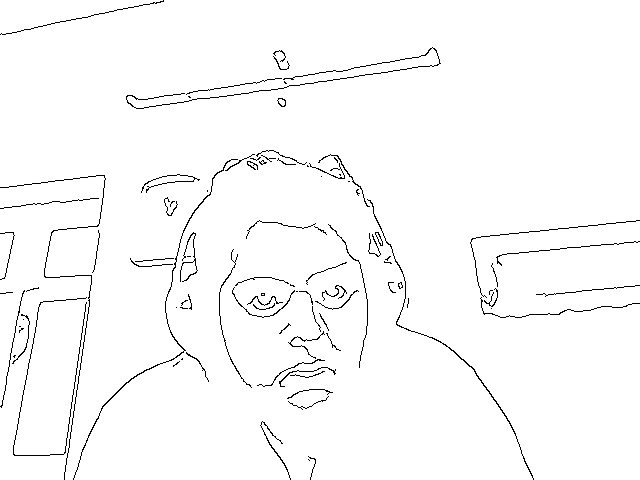
#> input picture Saved Sketches/Sketch1.jpg, 640 x 480 px, given in place of the camera
$ python sketchIt.py
#> lines starting #> are read from the running program, lines starting #| are printed output that depends on the picture
#> further down, image_frame is the input picture: shape (480, 640, 3); min 0, max 255, mean 249.4
# -*- coding: utf-8 -*-
"""
Created on Sat Jun  9 12:37:40 2018

@author: yatheen!
"""
"""Import Necessary Packages """
import cv2
import numpy as np
import os
import time
import matplotlib.pyplot as plt

def sketchIt(image):

    """Step 1 : Remove noise using image denoising"""

    image = cv2.fastNlMeansDenoisingColored( image , None , 10,10,7,21)

    """Step 2 : Convert the input image into grapyscale image
                This makes the processing faster """
    image = cv2.cvtColor(image , cv2.COLOR_BGR2GRAY)
#> image: shape (480, 640)

    """Step 3 : Gaussian blur to improvise and remove noise further """

    image = cv2.GaussianBlur(image , (5,5) , 0)
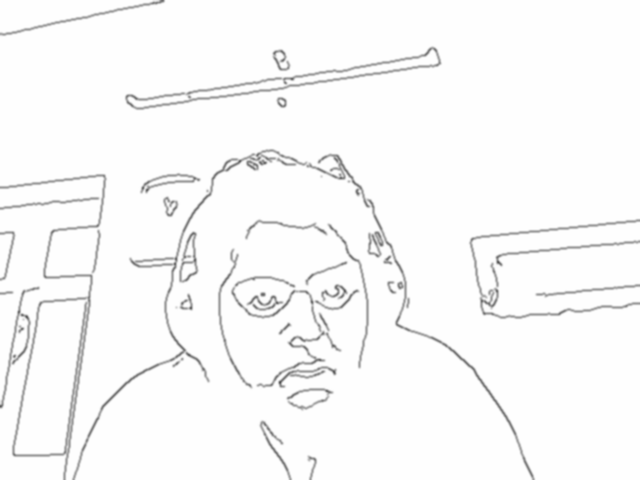
#> image: shape (480, 640); min 88, max 254, mean 248.5

    """Step 4 : Edge Detection """

    alteredImage = cv2.Canny(image,10,70)
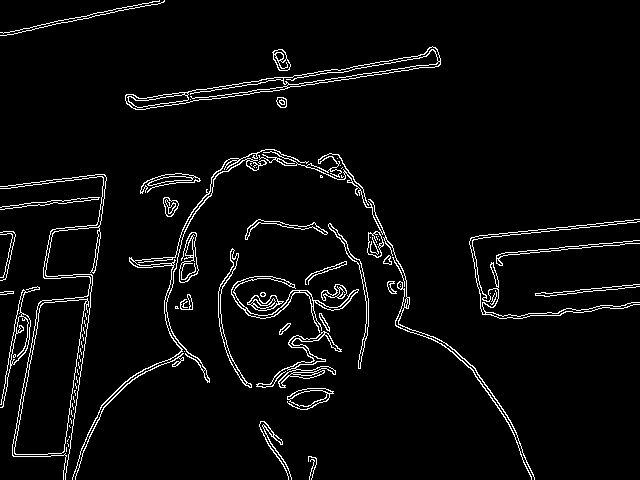
#> alteredImage: shape (480, 640); 4.3% white in thin lines or dots

    """Step 5 : Invert and Binarise the Image """

    ret , mask = cv2.threshold(alteredImage , 220,255 , cv2.THRESH_BINARY_INV)
#> mask: shape (480, 640); 95.7% white; black in thin lines or dots

    return mask

cap = cv2.VideoCapture(0) # Captures the video using the default camera in ur PC
counter = 1
path = "E:/Mini Projects/Image Processing/Sketch ME!/Saved Sketches/"

while True:
    ret , image_frame = cap.read() # this line returns the frame as per the default frame rate
    cv2.imwrite(os.path.join( path , 'Sketch'+str(counter)+'.jpg' ) , sketchIt(image_frame)) # Continuously displays the sketch on the screen
    counter+=1
    time.sleep(1)
    if counter == 11 : # The screen closes only when enter is pressed
        break

cap.release() # this is to stop capturing the video
cv2.destroyAllWindows() # all corresponding windows are closed

$ run again, on Saved Sketches/Sketch10.jpg
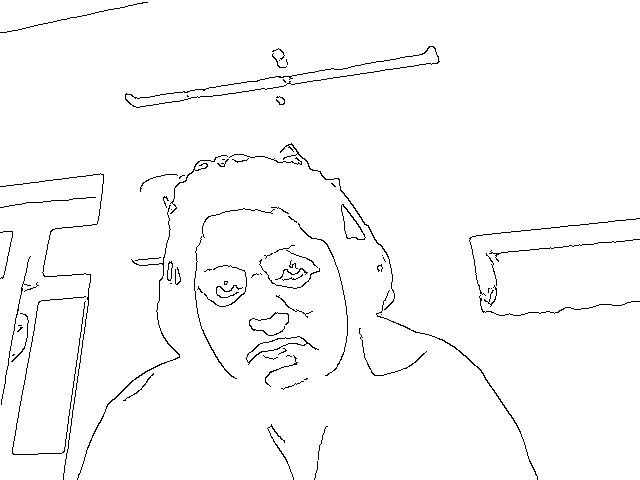
#> input picture Saved Sketches/Sketch10.jpg, 640 x 480 px, given in place of the camera
#> image_frame is the input picture: shape (480, 640, 3); min 0, max 255, mean 249.6
#> in sketchIt, `image = cv2.GaussianBlur(image , (5,5) , 0)`:
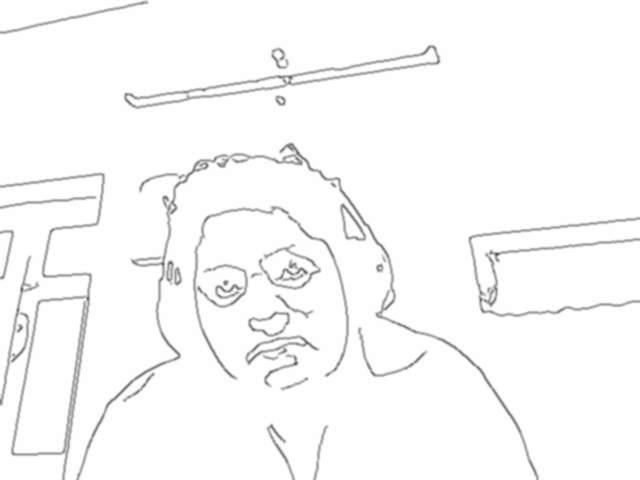
#> image: shape (480, 640); min 80, max 254, mean 248.6
#> in sketchIt, `alteredImage = cv2.Canny(image,10,70)`:
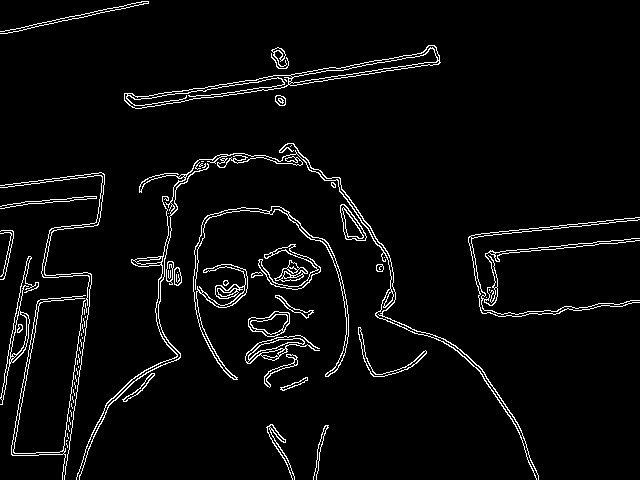
#> alteredImage: shape (480, 640); 4.1% white in thin lines or dots
#> mask: shape (480, 640); 95.9% white; black in thin lines or dots

$ run again, on Saved Sketches/Sketch3.jpg
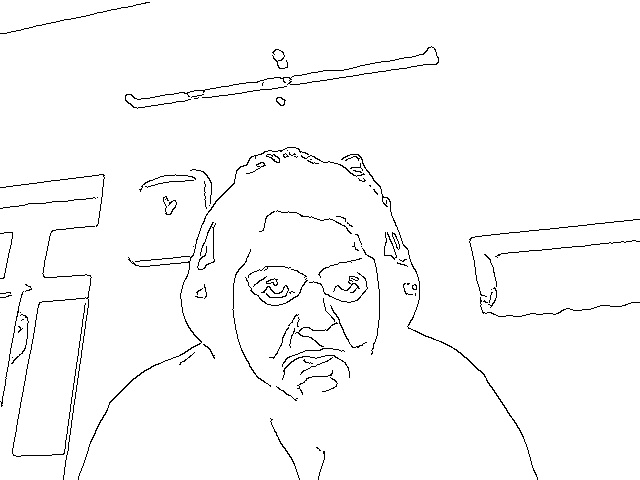
#> input picture Saved Sketches/Sketch3.jpg, 640 x 480 px, given in place of the camera
#> image_frame is the input picture: shape (480, 640, 3); min 0, max 255, mean 249.2
#> in sketchIt, `image = cv2.GaussianBlur(image , (5,5) , 0)`:
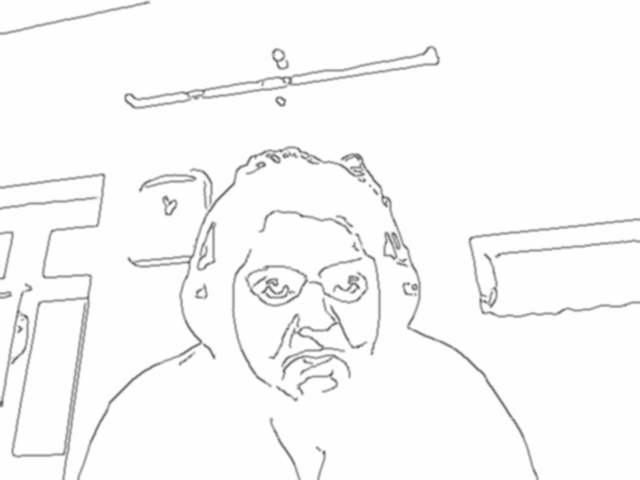
#> image: shape (480, 640); min 98, max 254, mean 248.3
#> in sketchIt, `alteredImage = cv2.Canny(image,10,70)`:
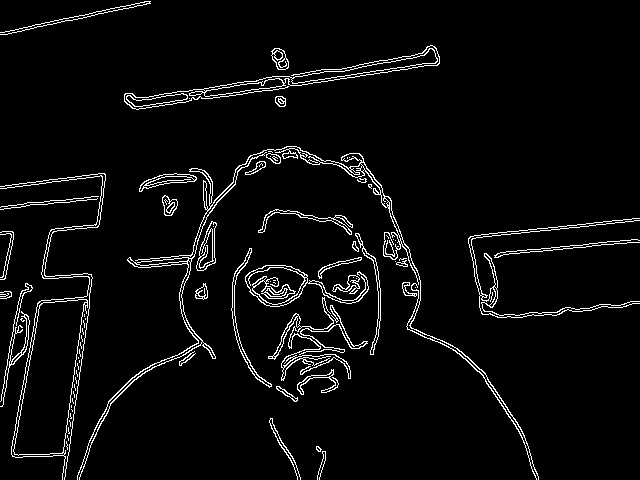
#> alteredImage: shape (480, 640); 4.4% white in thin lines or dots
#> mask: shape (480, 640); 95.6% white; black in thin lines or dots
